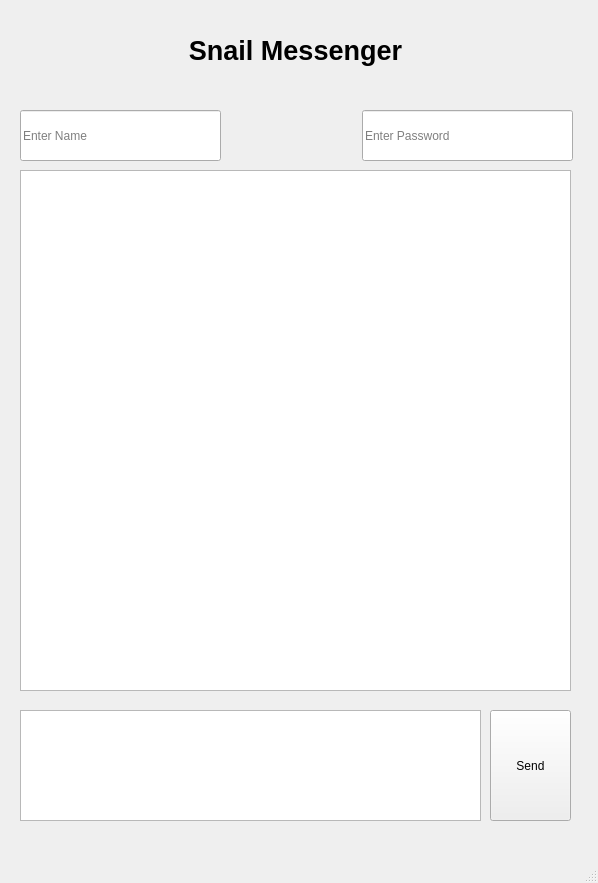
<?xml version="1.0" encoding="UTF-8"?>
<ui version="4.0">
 <class>MainWindow</class>
 <widget class="QMainWindow" name="MainWindow">
  <property name="geometry">
   <rect>
    <x>0</x>
    <y>0</y>
    <width>598</width>
    <height>883</height>
   </rect>
  </property>
  <property name="windowTitle">
   <string>Snail Messenger</string>
  </property>
  <widget class="QWidget" name="centralwidget">
   <widget class="QLabel" name="label">
    <property name="geometry">
     <rect>
      <x>20</x>
      <y>20</y>
      <width>551</width>
      <height>61</height>
     </rect>
    </property>
    <property name="font">
     <font>
      <pointsize>20</pointsize>
      <weight>75</weight>
      <bold>true</bold>
     </font>
    </property>
    <property name="text">
     <string>Snail Messenger</string>
    </property>
    <property name="alignment">
     <set>Qt::AlignCenter</set>
    </property>
    <property name="margin">
     <number>0</number>
    </property>
   </widget>
   <widget class="QLineEdit" name="lineEditName">
    <property name="geometry">
     <rect>
      <x>20</x>
      <y>110</y>
      <width>201</width>
      <height>51</height>
     </rect>
    </property>
    <property name="placeholderText">
     <string>Enter Name</string>
    </property>
   </widget>
   <widget class="QLineEdit" name="lineEditPassword">
    <property name="geometry">
     <rect>
      <x>362</x>
      <y>110</y>
      <width>211</width>
      <height>51</height>
     </rect>
    </property>
    <property name="placeholderText">
     <string>Enter Password</string>
    </property>
   </widget>
   <widget class="QTextBrowser" name="textBrowser">
    <property name="geometry">
     <rect>
      <x>20</x>
      <y>170</y>
      <width>551</width>
      <height>521</height>
     </rect>
    </property>
   </widget>
   <widget class="QTextEdit" name="textEdit">
    <property name="geometry">
     <rect>
      <x>20</x>
      <y>710</y>
      <width>461</width>
      <height>111</height>
     </rect>
    </property>
   </widget>
   <widget class="QPushButton" name="pushButton">
    <property name="geometry">
     <rect>
      <x>490</x>
      <y>710</y>
      <width>81</width>
      <height>111</height>
     </rect>
    </property>
    <property name="text">
     <string>Send</string>
    </property>
   </widget>
  </widget>
  <widget class="QMenuBar" name="menubar">
   <property name="geometry">
    <rect>
     <x>0</x>
     <y>0</y>
     <width>598</width>
     <height>22</height>
    </rect>
   </property>
  </widget>
  <widget class="QStatusBar" name="statusbar"/>
 </widget>
 <resources/>
 <connections/>
</ui>
